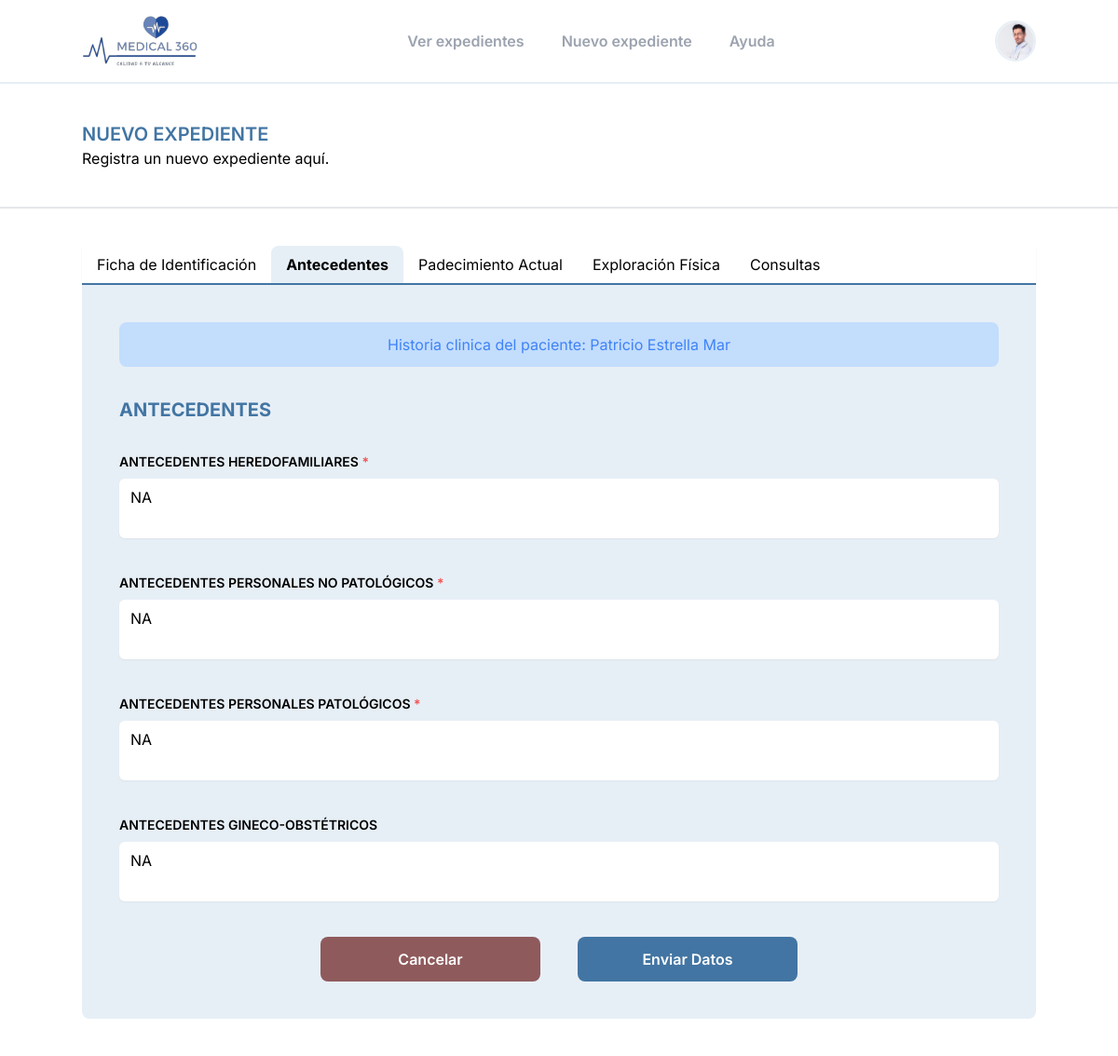
The app's page /create-file/antecedentes/1/ (signed in), older data.
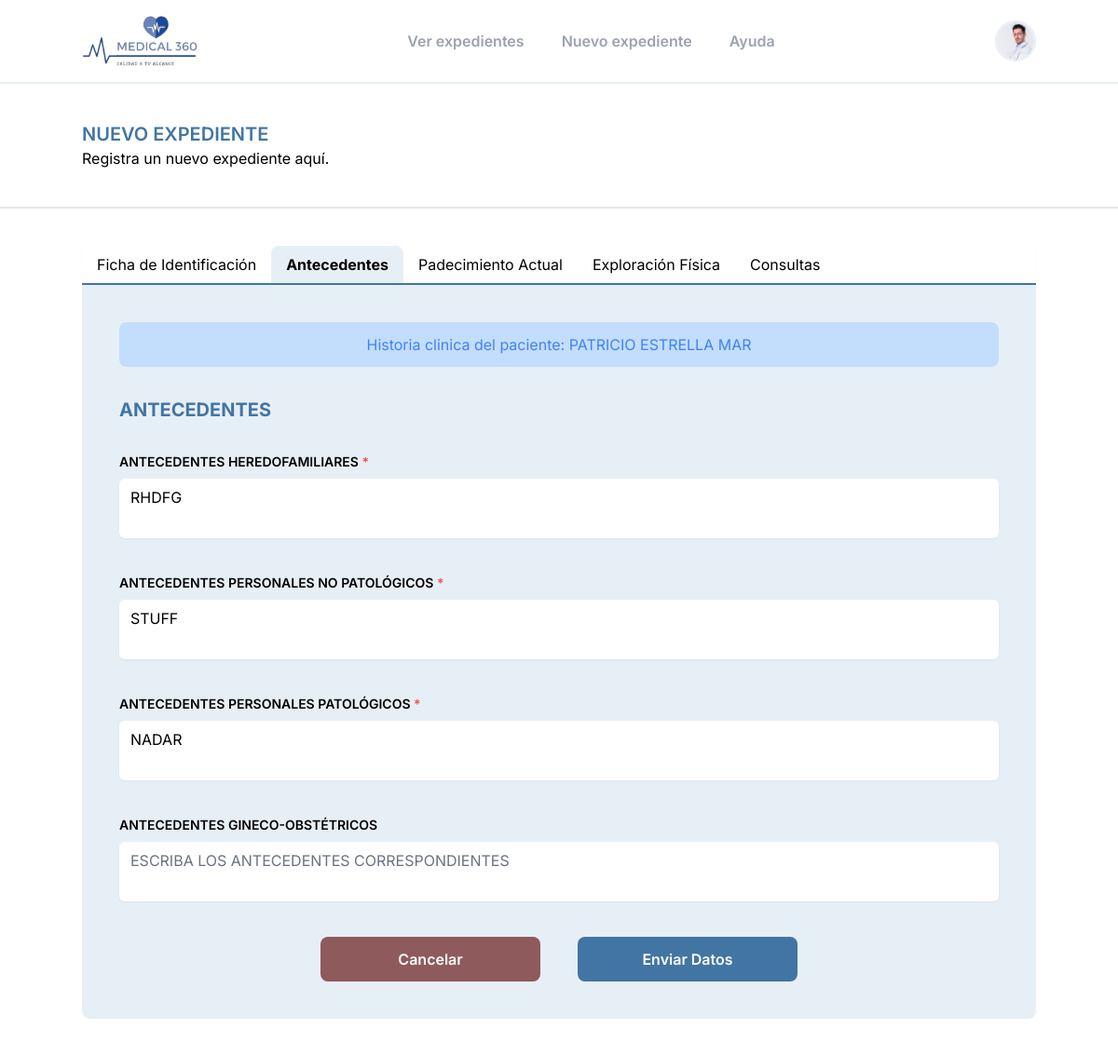
The same page, newer data.
### medical/models.py (models this page shows, shortened)
class Paciente(models.Model):
    GENERO_CHOICES = [
        ('M', 'Masculino'),
        ('F', 'Femenino'),
    ]
    ESTADO_CIVIL_CHOICES = [
        ('SOLTERO', 'SOLTERO'),
        ('CASADO', 'CASADO'),
        ('UNION_LIBRE', 'UNION LIBRE'),
        ('DIVORCIADO', 'DIVORCIADO'),
        ('VIUDO', 'VIUDO'),
    ]
    GRUPO_RH_CHOICES = [
        ('A+', 'A+'),
        ('B+', 'B+'),
        ('O+', 'O+'),
        ('AB+', 'AB+'),
        ('A-', 'A-'),
        ('B-', 'B-'),
        ('O-', 'O-'),
        ('AB-', 'AB-'),
        ('DESC', 'DESCONOCIDO'),
    ]
    ESCOLARIDAD_CHOICES = [
        ('NINGUNA', 'NINGUNA'),
        ('PRIMARIA', 'PRIMARIA'),
        ('PRIMARIA_T', 'PRIMARIA TRUNCA'),
        ('SECUNDARIA', 'SECUNDARIA'),
        ('SECUNDARIA_T', 'SECUNDARIA TRUNCA'),
        ('PREPARATORIA', 'PREPARATORIA'),
        ('PREPARATORIA_T', 'PREPARATORIA TRUNCA'),
        ('TECNICO', 'CARRERA TECNICA'),
        ('TECNICO_T', 'CARRERA TECNICA TRUNCA'),
        ('LICENCIATURA', 'LICENCIATURA'),
        ('LICENCIATURA_T', 'LICENCIATURA TRUNCA'),
        ('SUPERIOR', 'SUPERIOR'),
]
    nombre = models.CharField(max_length=30)
    apellido_pat = models.CharField(max_length=30)
    apellido_mat = models.CharField(max_length=30)
    fecha_nacimiento = models.DateField()
    genero = models.CharField(max_length=10, choices=GENERO_CHOICES)
    grupo_rh = models.CharField(max_length=4, choices=GRUPO_RH_CHOICES, default='DESC')
    alergias = models.CharField(max_length=30)
    estado_civil = models.CharField(max_length=15, choices=ESTADO_CIVIL_CHOICES, blank=True, null=True)
    curp = models.CharField(max_length=18, blank=True, null=True)
    nacionalidad = models.CharField(max_length=20, blank=True, null=True)
    escolaridad = models.CharField(max_length=30, choices=ESCOLARIDAD_CHOICES, blank=True, null=True)
    religion = models.CharField(max_length=50, blank=True, null=True)
    direccion = models.CharField(max_length=200, blank=True, null=True)
    ocupacion = models.CharField(max_length=50, blank=True, null=True)
    empleador = models.CharField(max_length=100, blank=True, null=True)
    telefono_personal = models.CharField(max_length=10, blank=True, null=True)
    nombre_contacto_emergencia = models.CharField(max_length=100, blank=True, null=True)
    telefono_contacto_emergencia = models.CharField(max_length=10, blank=True, null=True)
    fecha_alta = models.DateField()
    notas = models.TextField(blank=True, null=True)

class Antecedentes(models.Model):
    paciente = models.OneToOneField(Paciente, on_delete=models.CASCADE)
    medico = models.ForeignKey(Medico, on_delete=models.CASCADE)
    fecha = models.DateField()
    ahf = models.TextField()
    apnp = models.TextField()
    app = models.TextField()
    ago = models.TextField(blank=True, null=True)
    notas = models.TextField(blank=True, null=True)
    class Meta:
            verbose_name = "Antecedentes"
            verbose_name_plural = "1.Antecedentes"

### medical/views.py (the view, shortened to what this page needs)
# urls.py: path('create-file/antecedentes/<int:id_paciente>/', views.guarda_antecedentes_view, name='guarda_antecedentes'),
@login_required
def guarda_antecedentes_view(request, id_paciente):
    paciente = get_object_or_404(Paciente, id=id_paciente)
    datos_formulario = request.POST.dict()
    print('get')
    return render(request, 'expedientes/create_antecedentes.html', {'paciente': paciente})

### templates/expedientes/create_antecedentes.html (shortened to what this page needs)
{% extends "base_2.html" %} {% load static %} {% block content %}
<section class="lg:px-0 min-h-screen">
  {% include "plantillas/navbar.html" %}
  <div class="py-10 border-b-2 border-gray-200 bg-white md:px-6">
    <div class="lg:container lg:mx-auto">
      <h1 class="uppercase font-semibold text-main text-xl">
        Nuevo Expediente
      </h1>
      <p>Registra un nuevo expediente aquí.</p>
    </div>
  </div>
  <div class="py-10 bg-white md:px-6">
    {% include "plantillas/navbarFormularios.html" %}
    {% if paciente %}
    <div id="form_historia_clinica">
      <form id="formData_antecedentes" class="lg:container lg:mx-auto bg-background p-10 space-y-8 rounded-b-lg"
        action="{% url 'medical:guarda_antecedentes' id_paciente=paciente.id %}" method="post">
        {% include "expedientes/forms/antecedentes.html" %}
      </form>
    </div>
    {% else %}
    <div id="no_paciente" class="lg:container lg:mx-auto bg-background p-10 space-y-8 rounded-b-lg text-center">
      <p>No se ha comenzado ningun registro</p>
    </div>
    {% endif %}
  </div>
</section>
{% endblock %}

### templates/expedientes/forms/antecedentes.html (shortened to what this page needs)
    {% if paciente %}
    <div class="w-full bg-blue-200 border-blue-500 text-blue-500  rounded-lg p-3 text-center">
      Historia clinica del paciente: {{ paciente.nombre }} {{ paciente.apellido_pat }} {{ paciente.apellido_mat }}
    </div>
    {% endif %}
    <h1 class="text-xl font-bold text-main uppercase">Antecedentes</h1>
    <div class="w-full">
      <label for="ahf" class="block mb-2 text-sm font-semibold uppercase">Antecedentes Heredofamiliares <span class="text-red-500">*</span></label>
      <textarea name="ahf" id="ahf" class="uppercase resize-none w-full border-none rounded-md bg-white shadow-sm" placeholder="Escriba los antecedentes correspondientes" name="ahf">{% if paciente %}{{ paciente.antecedentes.ahf }}{% elif datos_formulario %}{{ datos_formulario.ahf }}{% endif %}</textarea>
    </div>
    <div class="w-full">
      <label for="apnp" class="block mb-2 text-sm font-semibold uppercase">Antecedentes Personales No Patológicos <span class="text-red-500">*</span></label>
      <textarea name="apnp" id="apnp" class="uppercase resize-none w-full border-none rounded-md bg-white shadow-sm" placeholder="Escriba los antecedentes correspondientes" name="apnp">{% if paciente %}{{ paciente.antecedentes.apnp }}{% elif datos_formulario %}{{ datos_formulario.apnp }}{% endif %}</textarea>
    </div>
    <div class="w-full">
      <label for="app" class="block mb-2 text-sm font-semibold uppercase">Antecedentes Personales Patológicos <span class="text-red-500">*</span></label>
      <textarea name="app" id="app" class="uppercase resize-none w-full border-none rounded-md bg-white shadow-sm" placeholder="Escriba los antecedentes correspondientes" name="app">{% if paciente %}{{ paciente.antecedentes.app }}{% elif datos_formulario %}{{ datos_formulario.app }}{% endif %}</textarea>
    </div>
    <div class="w-full">
      <label for="ago" class="block mb-2 text-sm font-semibold uppercase">Antecedentes Gineco-Obstétricos</label>
      <textarea name="ago" id="ago" class="uppercase resize-none w-full border-none rounded-md bg-white shadow-sm" placeholder="Escriba los antecedentes correspondientes" name="ago">{% if paciente %}{{ paciente.antecedentes.ago }}{% elif datos_formulario %}{{ datos_formulario.ago }}{% endif %}</textarea>
    </div>
    <div class="flex justify-center gap-10 mt-20">
      <a href="/" class="w-3/12 py-3 border-none bg-rojo focus:ring-2 focus:ring-offset-2 focus:ring-rojo text-center rounded-lg text-white font-semibold">Cancelar</a>
      <button onclick="mostrarAlerta()" type="submit" class="w-3/12 py-3 border-none bg-main focus:ring-2 focus:ring-offset-2 focus:ring-main text-center rounded-lg text-white font-semibold">Enviar Datos</button>
    </div>

Row changes from the older to the newer data that the page shows:
changed Paciente: nombre "Patricio" → "PATRICIO"; apellido_pat "Estrella" → "ESTRELLA"; apellido_mat "Mar" → "MAR"; ahf "na" → "RHDFG"; apnp "na" → "STUFF"; app "na" → "NADAR"; ago "na" → (not shown)
